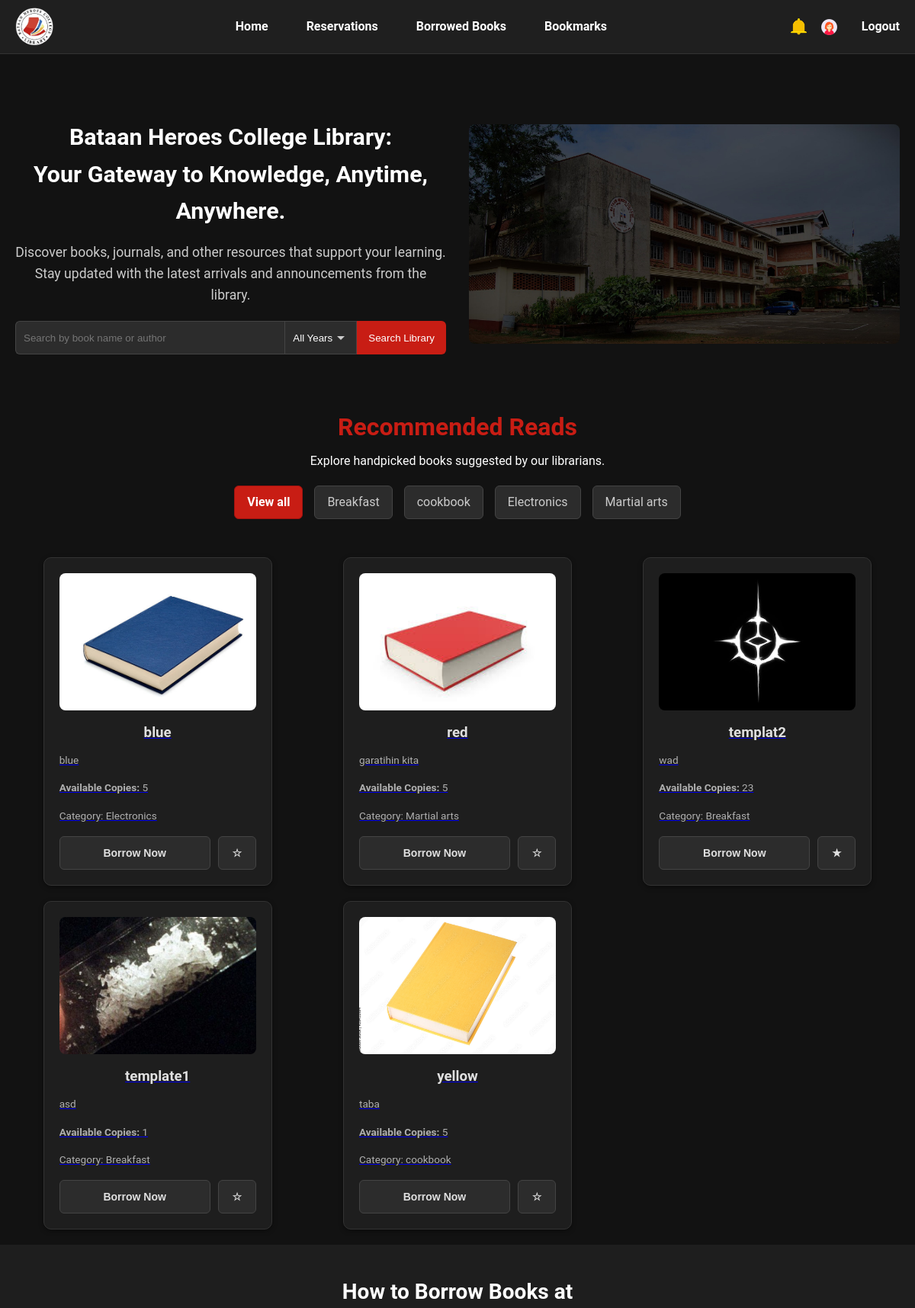
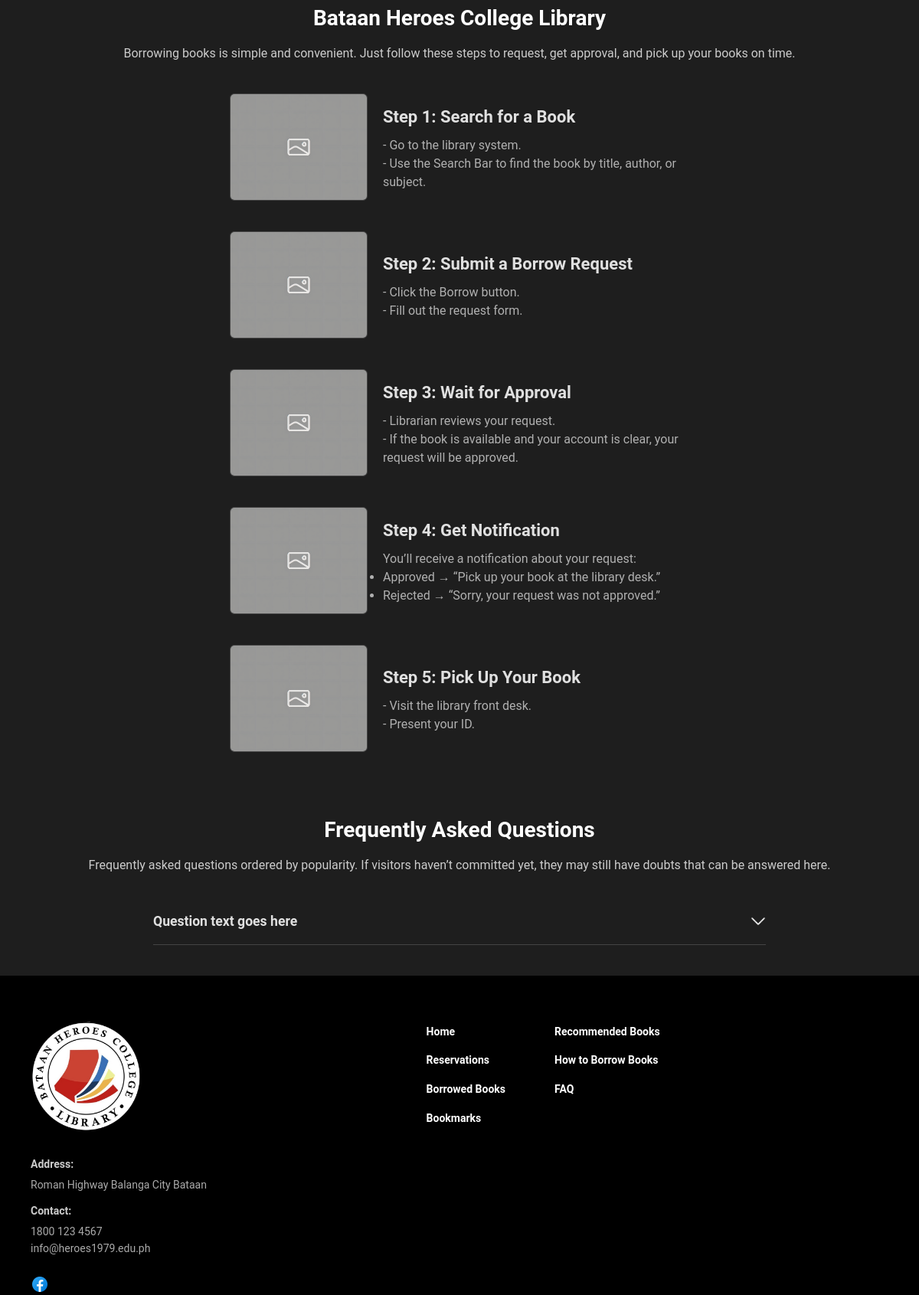
Page /frontend/home.php (signed in, upper part) on the committed database (2 pictures, top to bottom).
### tables this page shows
CREATE TABLE `books` (
  `book_id` int(11) NOT NULL,
  `book_name` varchar(255) NOT NULL,
  `book_description` text DEFAULT NULL,
  `category` varchar(255) NOT NULL,
  `favorite` tinyint(1) NOT NULL DEFAULT 0,
  `author` varchar(255) DEFAULT NULL,
  `publication_year` year(4) DEFAULT NULL,
  `total_copies` int(11) NOT NULL DEFAULT 1,
  `available_copies` int(11) NOT NULL DEFAULT 1,
  `book_image_path` varchar(255) DEFAULT NULL
);

### frontend/home.php (the view, shortened to what this page needs)
<?php
include '../backend/db_connect.php';
$search_term = isset($_GET['search']) ? trim($_GET['search']) : '';
$filter_category = isset($_GET['category']) ? trim($_GET['category']) : '';
$sql_books = "SELECT * FROM books";
$sql_books .= " ORDER BY book_name ASC";
$stmt_books = $conn->prepare($sql_books);
$stmt_books->execute();
$all_books_result = $stmt_books->get_result();
?>
<!DOCTYPE html>
<html lang="en">
<head>
    <link rel="stylesheet" href="home.css">
</head>
<body>
    <header class="header">
        <div class="logo-container">
            <img src="LIBRARY_LOGO.png" alt="Logo">
        </div>
        <nav>
            <ul>
                <li><a href="home.php">Home</a></li>
                <li><a href="reservation-section.php">Reservations</a></li>
                <li><a href="borrow-books.php">Borrowed Books</a></li>
                <li><a href="bookmark.php">Bookmarks</a></li>
            </ul>
        </nav>
        <div class="prof-notif-icon" >
            <img class="notification-icons" src="NOTIF-ICON.png" alt="Notification">
            <button id="profileBtn" class="profile-btn" title="View Profile">
                <img class="profile-icons" src="profile-icon.png" alt="Profile">
            </button>
            <a href="../backend/logout.php" style="margin-left: 15px; color: white; text-decoration: none; font-weight: bold;">Logout</a>
        </div>
    </header>
    <div class="flex-container">
        <div class="flex-item">
            <section class="intro">
                <h1>Bataan Heroes College Library:<br>Your Gateway to Knowledge, Anytime, Anywhere.</h1>
                <p>Discover books, journals, and other resources that support your learning. Stay updated with the latest arrivals and announcements from the library.</p>
                <form class="search-container" action="home.php" method="GET">
                    <input type="text" class="text-search" name="search" placeholder="Search by book name or author" value="<?php echo htmlspecialchars($search_term); ?>">
                    <select name="year" class="year-filter">
                        <option value="">All Years</option>
                        <?php
                        include '../backend/db_connect.php';
                        ?>
                    </select>
                    <button type="submit">Search Library</button>
                </form>
            </section>
        </div>
        <div class="flex-item">
            <div class="pict">
                <img class="intro-pic" src="LIBRARY_BG.JPG" alt="INTRO PIC">
            </div>
        </div>
    </div>
    <div class="recommend-reads">
        <div class="recommended"><h1> Recommended Reads </h1>
            <p>Explore handpicked books suggested by our librarians.</p>
        </div>
        <div class="button-category">
            <?php
                $sql_categories = "SELECT DISTINCT category FROM books WHERE category IS NOT NULL AND category != '' ORDER BY category ASC";
                $categories_result = $conn->query($sql_categories);
                $view_all_params = $_GET;
                unset($view_all_params['category']);
            ?>
            <a href="home.php?<?php echo http_build_query($view_all_params); ?>" class="btn-category <?php if(empty($filter_category)) echo 'active'; ?>">View all</a>
            <?php while($category_row = $categories_result->fetch_assoc()):
                $current_category = htmlspecialchars($category_row['category']);
                $is_active = ($filter_category == $current_category) ? 'active' : '';
                $query_params = http_build_query(array_merge($_GET, ['category' => $current_category]));
            ?>
                <a href="home.php?<?php echo $query_params; ?>" class="btn-category <?php echo $is_active; ?>">
                    <?php echo $current_category; ?>
                </a>
            <?php endwhile; ?>
        </div>
    </div>
    <div class="product-container">
        <?php
            $current_user_id = $_SESSION['id_number'];
            $favorite_book_ids = [];
            $sql_favorites = "SELECT book_id FROM user_favorites WHERE id_number = ?";
            $stmt_favorites = $conn->prepare($sql_favorites);
            $stmt_favorites->bind_param("s", $current_user_id);
            $stmt_favorites->execute();
            $result_favorites = $stmt_favorites->get_result();
            while($fav_row = $result_favorites->fetch_assoc()) { $favorite_book_ids[] = $fav_row['book_id']; }
            $borrowed_book_ids = [];
            $reserved_book_ids = [];
        ?>
        <?php if ($all_books_result->num_rows > 0): ?>
            <?php while($book = $all_books_result->fetch_assoc()): ?>
                <?php
                    $image_path = !empty($book['book_image_path']) ? '../' . htmlspecialchars($book['book_image_path']) : 'placeholder.png';
                    $is_favorite = in_array($book['book_id'], $favorite_book_ids);
                    $favorite_class = $is_favorite ? 'is-favorite' : '';
                    $has_borrowed = in_array($book['book_id'], $borrowed_book_ids);
                    $has_reserved = in_array($book['book_id'], $reserved_book_ids);
                ?>
                <div class="product-card">
                    <a href="book-details.php?id=<?php echo $book['book_id']; ?>" class="book-card-link">
                        <div class="card-clickable-area">
                            <img src="<?php echo $image_path; ?>" alt="<?php echo htmlspecialchars($book['book_name']); ?>">
                            <div class="card-info">
                                <h3><?php echo htmlspecialchars($book['book_name']); ?></h3>
                                <p><?php echo htmlspecialchars($book['book_description']); ?></p>
                                <p class="book-quantity"><strong>Available Copies:</strong> <?php echo htmlspecialchars($book['available_copies']); ?></p>
                                <?php if (!empty($book['category'])): ?>
                                <p class="book-category">Category: <?php echo htmlspecialchars($book['category']); ?></p>
                                <?php endif; ?>
                            </div>
                        </div>
                    </a>
                    <div class="button-group">
                        <?php if ($has_borrowed): ?>
                            <button class="borrowed-btn" disabled>Borrowed</button>
                        <?php elseif ($has_reserved): ?>
                            <button class="reserved-btn" disabled>Reserved</button>
                        <?php elseif ($book['available_copies'] > 0): ?>
                            <button class="open-borrow-modal-btn" data-book-id="<?php echo $book['book_id']; ?>" data-book-name="<?php echo htmlspecialchars($book['book_name']); ?>">Borrow Now</button>
                        <?php endif; ?>
                        <form class="favorite-form" action="../backend/toggle_favorite.php" method="POST" onclick="event.stopPropagation();">
                            <button type="submit" class="favorite-btn <?php echo $favorite_class; ?>"><?php echo $is_favorite ? '&#9733;' : '&#9734;'; ?></button>
                        </form>
                    </div>
                </div>
            <?php endwhile; ?>
        <?php else: ?>
            <p style="text-align: center; grid-column: 1 / -1; margin-top: 20px;">No books found matching your criteria.</p>
        <?php endif; ?>
    </div>
    <div class="guidelines">
        <div class="guidelines-header">
          <h4 class="guidelines-title">How to Borrow Books at <br>Bataan Heroes College Library</h4>
          <p class="guidelines-desc">
            Borrowing books is simple and convenient. Just follow these steps to
            request, get approval, and pick up your books on time.
          </p>
        </div>
        <div class="timeline">
          <div class="step">
            <img class="step-image" src="placeholder.png" alt="Search Book" />
            <div class="step-content">
              <div class="step-title">Step 1: Search for a Book</div>
              <div class="step-text">- Go to the library system.<br />- Use the Search Bar to find the book by title, author, or subject.</div>
            </div>
          </div>
          <div class="step">
            <img class="step-image" src="placeholder.png" alt="Borrow Request" />
            <div class="step-content">
              <div class="step-title">Step 2: Submit a Borrow Request</div>
              <div class="step-text">- Click the Borrow button.<br />- Fill out the request form.</div>
            </div>
          </div>
          <div class="step">
            <img class="step-image" src="placeholder.png" alt="Approval" />
            <div class="step-content">
              <div class="step-title">Step 3: Wait for Approval</div>
              <div class="step-text">- Librarian reviews your request.<br />- If the book is available and your account is clear, your request will be approved.</div>
            </div>
          </div>
          <div class="step">
            <img class="step-image" src="placeholder.png" alt="Notification" />
            <div class="step-content">
              <div class="step-title">Step 4: Get Notification</div>
              <div class="step-text">You’ll receive a notification about your request:<ul><li>Approved → “Pick up your book at the library desk.”</li><li>Rejected → “Sorry, your request was not approved.”</li></ul></div>
            </div>
          </div>
          <div class="step">
            <img class="step-image" src="placeholder.png" alt="Pick Up Book" />
            <div class="step-content">
              <div class="step-title">Step 5: Pick Up Your Book</div>
              <div class="step-text">- Visit the library front desk.<br />- Present your ID.</div>
            </div>
          </div>
        </div>
    </div>
    <div class="faq-section">
        <div class="faq-container">
          <div class="faq-heading">Frequently Asked Questions</div>
          <div class="faq-text">
            Frequently asked questions ordered by popularity. If visitors haven’t committed yet,
            they may still have doubts that can be answered here.
          </div>
          <div class="faq-list">
            <div class="faq-accordion">
              <div class="faq-question">
                <div class="faq-title">Question text goes here</div>
                <img class="faq-icon" src="faq-icon.png" alt="toggle icon" />
              </div>
            </div>
          </div>
        </div>
    </div>
    <footer>
        <div class="footer">
            <div class="footer-content">
                <div class="footer-column company-info">
                    <div class="company-logo"><img src="LIBRARY_LOGO.png" alt="Company Logo" /></div>
                    <div class="footer-details">
                        <div class="footer-item"><span class="footer-title">Address:</span><span class="footer-text">Roman Highway Balanga City Bataan</span></div>
                        <div class="footer-item"><span class="footer-title">Contact:</span><span class="footer-text">1800 123 4567</span><span class="footer-text">info@heroes1979.edu.ph</span></div>
                    </div>
                    <div class="social-links"><img src="FB_LOGO.png" alt="Facebook" /></div>
                </div>
                <div class="footer-column footer-links">
                    <ul>
                        <li><a href="home.php">Home</a></li>
                        <li><a href="my_reservations.php">Reservations</a></li>
                        <li><a href="borrow-books.php">Borrowed Books</a></li>
                        <li><a href="bookmark.php">Bookmarks</a></li>
                    </ul>
                    <ul>
                        <li><a href="#">Recommended Books</a></li>
                        <li><a href="#">How to Borrow Books</a></li>
                        <li><a href="#">FAQ</a></li>
                    </ul>
                </div>
            </div>
        </div>
    </footer>
</body>
</html>

### rows in the picture
books: book_image_path (picture), book_name "blue", book_description "blue", available_copies "5", category "Electronics"
books: book_image_path (picture), book_name "red", book_description "garatihin kita", available_copies "5", category "Martial arts"
books: book_image_path (picture), book_name "templat2", book_description "wad", available_copies "23", category "Breakfast"
books: book_image_path (picture), book_name "template1", book_description "asd", available_copies "1", category "Breakfast"
books: book_image_path (picture), book_name "yellow", book_description "taba", available_copies "5", category "cookbook"

### other values in the picture
$current_category "Breakfast"
$current_category "cookbook"
$current_category "Electronics"
$current_category "Martial arts"
